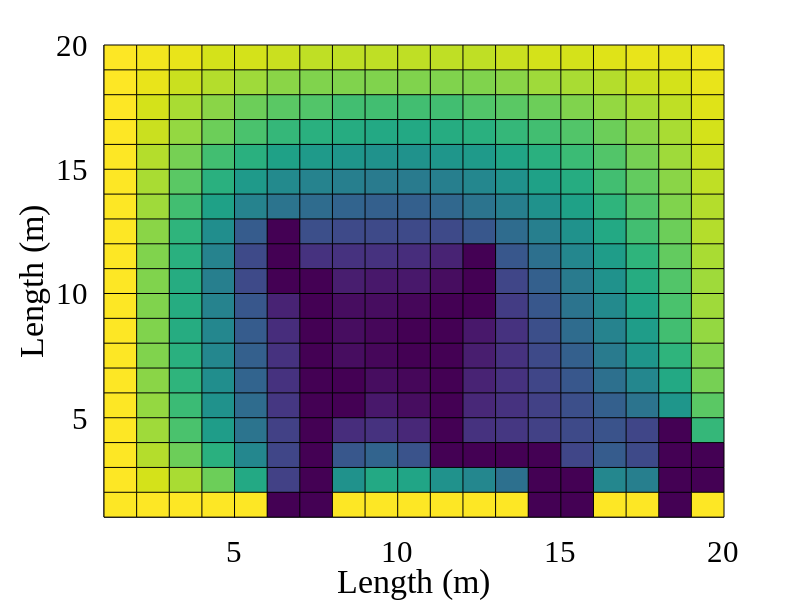

Recreate this plot in MATLAB.
clear;

matrix = [90 90 90 90 90 0 0 90 90 90 90 90 90 0 0 90 90 0 90 90; ...
90 84 78 69 54 18 0 46 54 53 46 42 33 0 0 42 38 0 0 90 ; ...
90 80 69 57 41 19 0 25 29 23 0 0 0 0 19 26 20 0 0 90 ; ...
90 77 64 50 34 17 0 12 14 10 0 13 15 17 20 23 19 0 60 90 ; ...
90 75 61 46 31 15 0 0 6 4 0 10 14 18 22 28 34 47 67 90 ; ...
90 74 59 44 29 14 0 0 3 2 0 9 14 19 25 33 42 54 71 90 ; ...
90 73 57 42 27 13 0 3 2 1 0 8 14 20 28 37 47 59 73 90 ; ...
90 73 56 41 26 12 0 3 2 0 0 6 14 22 31 40 50 62 75 90 ; ...
90 73 56 40 24 9 0 4 3 2 0 0 16 25 34 43 53 64 76 90 ; ...
90 73 56 39 21 0 0 8 7 6 4 0 19 28 37 46 56 66 77 90 ; ...
90 73 57 40 21 0 13 13 13 12 9 0 25 33 41 50 59 68 78 90 ; ...
90 74 59 44 26 0 22 21 20 20 21 25 32 39 46 54 62 70 79 90 ; ...
90 76 63 51 40 34 31 29 28 28 30 34 39 45 51 58 65 72 80 90 ; ...
90 78 67 57 49 43 40 38 37 37 39 42 46 51 56 62 68 74 81 90 ; ...
90 80 71 63 57 52 49 47 46 46 47 49 53 57 61 66 71 76 82 90 ; ...
90 82 75 69 64 60 57 55 54 54 55 57 60 63 66 70 74 78 83 90 ; ...
90 84 78 74 70 67 65 63 63 63 63 65 67 69 72 75 78 81 85 90 ; ...
90 86 82 79 76 74 73 72 72 72 72 73 74 76 78 80 82 84 86 90 ; ...
90 88 86 84 83 82 81 81 81 81 81 81 82 83 84 85 86 87 88 90 ; ...
90 90 90 90 90 90 90 90 90 90 90 90 90 90 90 90 90 90 90 90 ];

pcolor(matrix);
xlabel('Length (m)','FontSize',22);
ylabel('Length (m)','FontSize',22);
set(gca,'fontsize',22);
set(gca,'FontName','Times New Roman');
set(gca,'XColor','k');
set(gca,'YColor','k');
set(gca,'box','off');